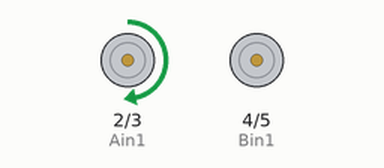
Recording of a sketch running on a simulated Arduino Uno, built with avr-gcc and run on an emulated ATmega328P. On the bench: motor-driver pin pairs drawn as motors (green arrow = first pin HIGH = forward, orange = second pin HIGH = backward, longer = more drive, scaled by the enable pin).

Above: at 0.5 s.
At 2.5 s:
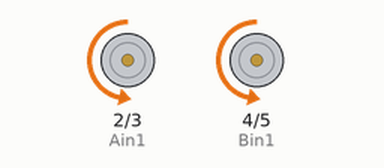
At 4.5 s:
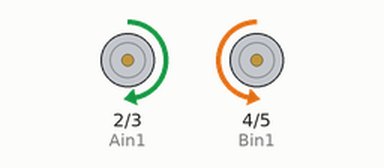
At 9.5 s:
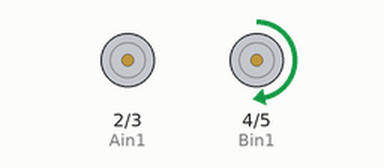
Timing chart, 0 to 10.4 s (numbered marks = the images above):
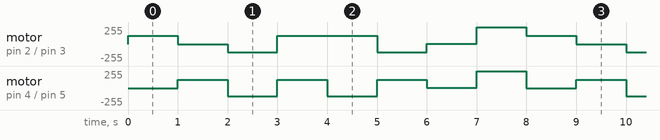

Measured:
- by itself, motor on pin 4 (Bin1) / pin 5 (Bin2): repeats every 8.0 s: 2 × (backward 126/255 1.0 s, forward 126/255 1.0 s), forward 1/255 1.0 s, forward 255/255 1.0 s, stopped 1.0 s, forward 126/255 1.0 s
- by itself, motor on pin 2 (Ain1) / pin 3 (Ain2): repeats every 8.0 s: stopped 1.0 s, backward 126/255 1.0 s, forward 126/255 2.0 s, backward 126/255 1.0 s, forward 1/255 1.0 s, forward 255/255 1.0 s, forward 126/255 1.0 s

The sketch:

ProjectQuiz1.ino
```cpp
#define Ain1 2
#define Ain2 3
#define Bin1 4
#define Bin2 5
#define PWMA 9
#define PWMB 10

char outPins[] = {Ain1, Ain2, Bin1, Bin2, PWMA, PWMB};

void motorA(int motorspeed){
  //Low level motor control. Drives motorA at PWM rate proportional to input byte. -100 = full reverse, 100 = full forward

  if(motorspeed>100){
    // input protection; clamps input to 100
    motorspeed = 100;
  }
  else if(motorspeed<-100){
    // input protection; clamps input to -100
    motorspeed = -100;
  }

  if(motorspeed>0){
    // drive motor according to spec sheet (CW)
    byte drive_rate = map(motorspeed,1,100,1,255); // scales motorspeed into PWM drive_rate
    digitalWrite(Ain1,HIGH);
    digitalWrite(Ain2,LOW);
    analogWrite(PWMA,drive_rate);
  }
  else if(motorspeed<0){
    // drive motor according to spec sheet (CCW)
    motorspeed = -motorspeed;
    byte drive_rate = map(motorspeed,1,100,1,255); // scales motorspeed into PWM drive_rate
    digitalWrite(Ain1,LOW);
    digitalWrite(Ain2,HIGH);
    analogWrite(PWMA,drive_rate);
  }
  else{
    //MOTOR STOP command according to datasheet
    digitalWrite(Ain1,LOW);
    digitalWrite(Ain2,LOW);
    analogWrite(PWMA,255);
  }
}
void motorB(int motorspeed){
  //Drives motorA at PWM rate proportional to input byte. -100 = full reverse, 100 = full forward

  if(motorspeed>100){
    // input protection; clamps input to 100
    motorspeed = 100;
  }
  else if(motorspeed<-100){
    // input protection; clamps input to -100
    motorspeed = -100;
  }
  if(motorspeed>0){
    byte drive_rate = map(motorspeed,1,100,1,255); // scales motorspeed into PWM drive_rate
    digitalWrite(Bin1,HIGH);
    digitalWrite(Bin2,LOW);
    analogWrite(PWMB,drive_rate);
  }
  else if(motorspeed<0){
    motorspeed = -motorspeed;
    byte drive_rate = map(motorspeed,1,100,1,255); // scales motorspeed into PWM drive_rate
    digitalWrite(Bin1,LOW);
    digitalWrite(Bin2,HIGH);
    analogWrite(PWMB,drive_rate);
  }
  else{
    //MOTOR STOP command according to datasheet
    digitalWrite(Bin1,LOW);
    digitalWrite(Bin2,LOW);
    analogWrite(PWMB,255);
  }
}

void drive(int left, int right, int bias = 0 ,bool debug = false) {
  //generic 'drive' command that drives each motor to the
  //value specified. Input for each motor is -100 to 100, with
  //-100 as full reverse and 100 as full power forward.
  //bias variable is used to calibrate driving straight. It will
  //add this value to the right motor and remove it from the left motor.
  //
  //Ensure motors are calibrated properly. May include a function for this.
  motorA(left); //drives MotorA to value 'left'
  motorB(right); //drives MOTORB to value 'right'
  if(debug){ //prints debug information if flagged to do so
    Serial.print("Driving Motor1:");
    Serial.print(left);
    Serial.print("  Motor2:");
    Serial.println(right);
  }
}

void drivestraight(int straight) {
  //High level driving command for telling the bot to drive straight.
  //input is a byte, so it ranges from 0-255
  drive(straight,straight);
}

void tankright(int tankrightspeed = 20){
  //Skid-steers the bot to the right.
  drive(-tankrightspeed, tankrightspeed);
}

void tankleft(int tankleftspeed = 20){
  //skid-steers the bot to the left.
  drive(tankleftspeed,-tankleftspeed);
}

void setup() {
  // put your setup code here, to run once:
  for(int i = 0;i < sizeof(outPins);i++){
    pinMode(outPins[i],OUTPUT);
  }
}

void loop() {
  // put your main code here, to run repeatedly:
  drive(50,0);
  delay(1000);
  drive(0,50);
  delay(1000);
  drive(-50,-50);
  delay(1000);
  drive(50,50);
  delay(1000);
  drive(50,-50);
  delay(1000);
  drive(-50,50);
  delay(1000);
  drive(1,1);
  delay(1000);
  drive(100,100);
  delay(1000);
}
```
